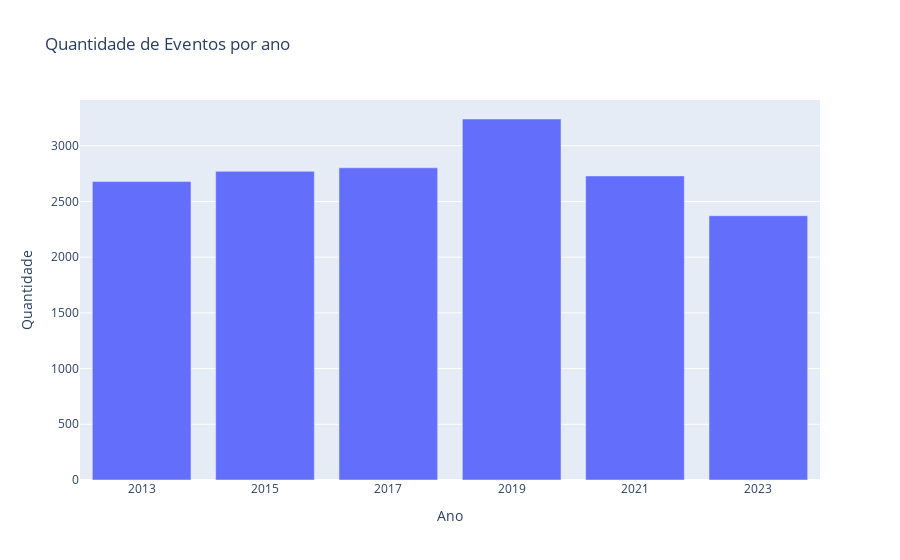

Here is the notebook cell this chart was saved with:
### Code cell
# atualizar traces do eixo x: anos fixos
fig2.update_xaxes(tickvals=[2013, 2015, 2017, 2019, 2021, 2023])
fig2.show()

### Figure 1 — Plotly figure (JSON) as saved in the notebook; plotly's stock layout.template omitted (floating-point values rounded to 4 significant figures)
{"data": [{"alignmentgroup": "True", "hovertemplate": "Ano=%{x}<br>Quantidade=%{y}<extra></extra>", "legendgroup": "", "marker": {"color": "#636efa", "pattern": {"shape": ""}}, "name": "", "offsetgroup": "", "orientation": "v", "showlegend": false, "textposition": "auto", "type": "bar", "x": [2013, 2015, 2017, 2019, 2021, 2023], "xaxis": "x", "y": [2678, 2770, 2802, 3240, 2729, 2372], "yaxis": "y"}], "layout": {"barmode": "relative", "legend": {"tracegroupgap": 0}, "title": {"text": "Quantidade de Eventos por ano"}, "xaxis": {"anchor": "y", "domain": [0, 1], "tickvals": [2013, 2015, 2017, 2019, 2021, 2023], "title": {"text": "Ano"}}, "yaxis": {"anchor": "x", "domain": [0, 1], "title": {"text": "Quantidade"}}}}
